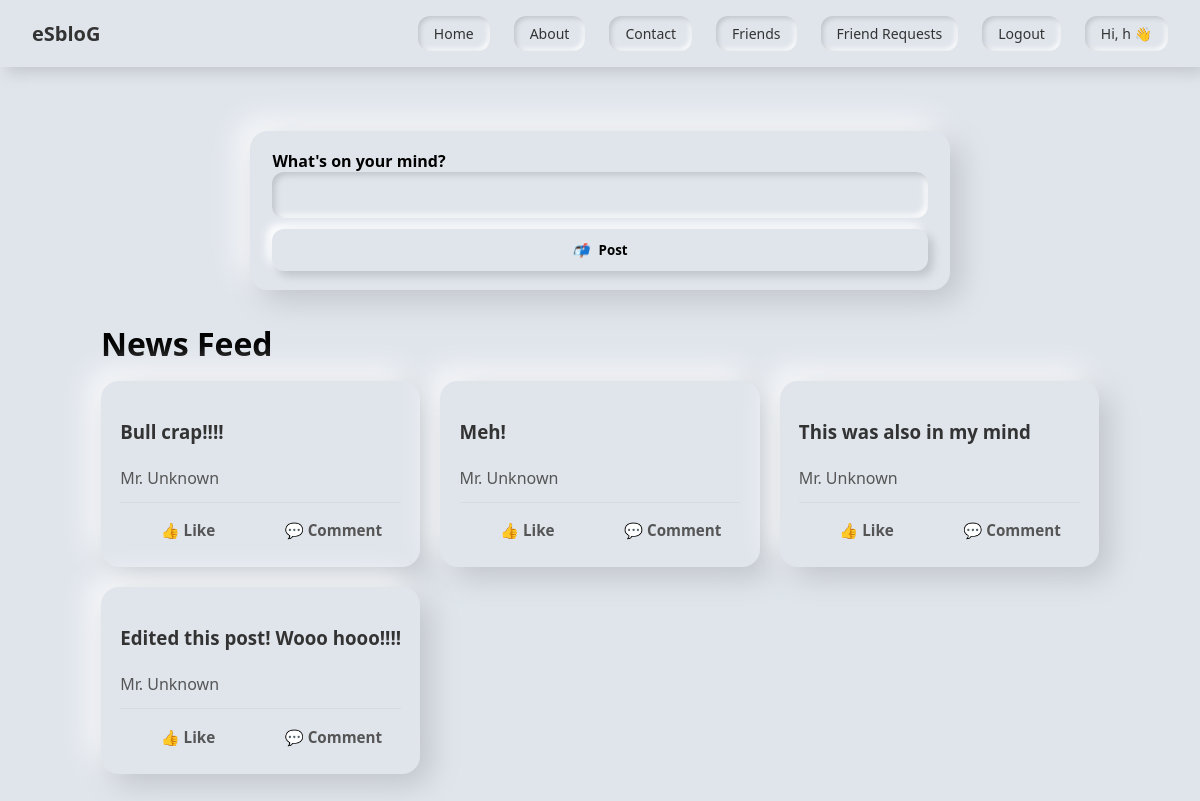
Screenshot of /dashboard/profile/ (signed in) with the database file from the repository.
### dashboard/models.py (models this page shows, shortened)
class User_posts(models.Model):
    id = models.AutoField(primary_key=True)
    u_name = models.ForeignKey(Login_info_new_p,on_delete=models.CASCADE)
    post = models.CharField(max_length=100)
    create_at = models.DateTimeField(auto_now_add=True)

### dashboard/views.py (the view)
# urls.py: path('profile/',views.profile,name="mypost"),
def profile(request):
    s_email = request.session.get('email')
    if not s_email:
        return render(request, "dashboard/landing_page.html", {"posts": []})
    log_user = get_object_or_404(Login_info_new_p, email=s_email)
    posts = User_posts.objects.filter(u_name=log_user).select_related('u_name')
    post_data = [
        (f"{log_user.fname} {log_user.lname}", post.post)
        for post in posts
    ]
    return render(request, "dashboard/profile.html", {"posts": post_data})

### dashboard/templates/dashboard/profile.html (shortened to what this page needs)
{% include "dashboard/header.html" %}
<div class="page">
  <form id="loginForm" method="POST" action="{% url 'add_post' %}" class="card composer">
    <div class="input-group">
      <label>What's on your mind?</label>
      <input type="text" name="post" required />
    </div>
    <button type="submit" class="action-btn">
      <i>📬</i> Post
    </button>
  </form>
  <h1 style="margin: 1rem 0;">News Feed</h1>
  <div class="feed-grid">
    {% for name, post in posts %}
      <div class="post-card">
        <h3 class="username">{{post}}</h3>
        <p class="content">{{ name }}</p>
        <div class="actions">
          <button class="like-btn">👍 Like</button>
          <button class="comment-btn">💬 Comment</button>
        </div>
      </div>
    {% endfor %}
  </div>
</div>
{% include "dashboard/footer.html" %}

### dashboard/templates/dashboard/header.html (style rules this page uses)
* { box-sizing: border-box; font-family: 'Segoe UI', sans-serif; }
body { background: #e0e5ec; display: flex; flex-direction: column; align-items: center; min-height: 100vh; margin: 0; }

### dashboard/templates/dashboard/profile.html (style rules this page uses)
.page { max-width: 1200px; margin: 2rem auto; padding: 0 16px; }
.card { background: #e0e5ec; padding: 1.2rem 1.4rem; border-radius: 18px; box-shadow: 10px 10px 30px #bec3c9, -10px -10px 30px #ffffff; }
.composer { margin-bottom: 2rem; max-width: 700px; margin-left: auto; margin-right: auto; }
.composer .input-group label { font-weight: 600; }
.composer .input-group input { width: 100%; padding: 0.8rem 1rem; border-radius: 12px; border: none; background: #e0e5ec; box-shadow: inset 3px 3px 6px #bec3c9, inset -3px -3px 6px #ffffff; font-size: 15px; }
.action-btn { width: 100%; padding: 0.75rem 1rem; border: none; margin-top: 0.7rem; border-radius: 12px; background: #e0e5ec; box-shadow: 5px 5px 10px #bec3c9, -5px -5px 10px #ffffff; font-weight: 700; cursor: pointer; }
.action-btn i { margin-right: 6px; }
.feed-grid { display: grid; gap: 20px; grid-template-columns: repeat(1, minmax(0, 1fr)); }
@media (min-width: 700px) { .feed-grid { grid-template-columns: repeat(2, 1fr); } }
@media (min-width: 1024px) { .feed-grid { grid-template-columns: repeat(3, 1fr); } }
.post-card { background: #e0e5ec; padding: 1.2rem; border-radius: 18px; box-shadow: 10px 10px 30px #bec3c9, -10px -10px 30px #ffffff; display: flex; flex-direction: column; justify-content: space-between; }
.username { font-weight: 700; margin-bottom: .35rem; color: #333; }
.content { color: #555; line-height: 1.5; margin-bottom: .75rem; }
.actions { display: flex; justify-content: space-between; border-top: 1px solid #d7dbe2; padding-top: .6rem; gap: 10px; }
.actions button { flex: 1; background: none; border: none; cursor: pointer; font-size: .95rem; font-weight: 600; color: #555; padding: .5rem .75rem; border-radius: 10px; transition: background .2s ease; }

### rows the page displays
User_posts: posts "Bull crap!!!!"
User_posts: posts "Meh!"
User_posts: posts "This was also in my mind"
User_posts: posts "Edited this post! Wooo hooo!!!!"

### other values shown
{{ request.session.name }} "h"
{{ name }} "Mr. Unknown" "Mr. Unknown" "Mr. Unknown" "Mr. Unknown"
